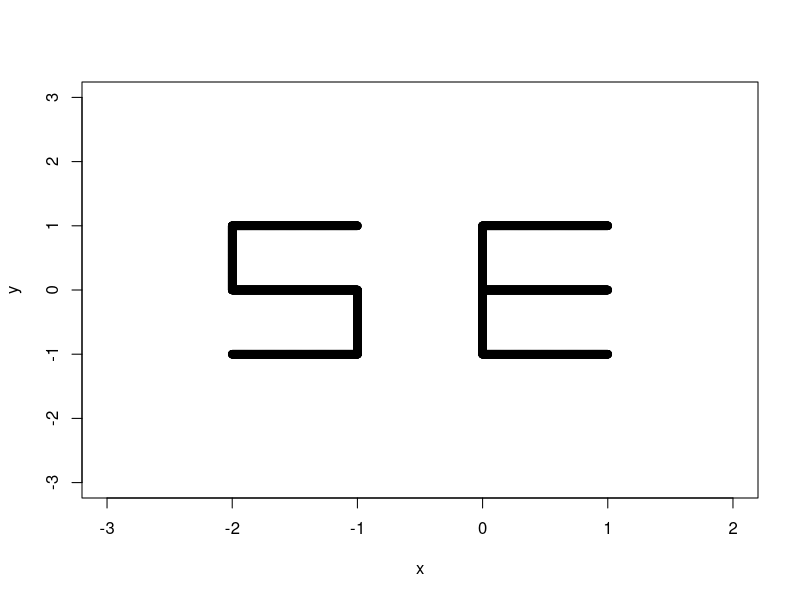
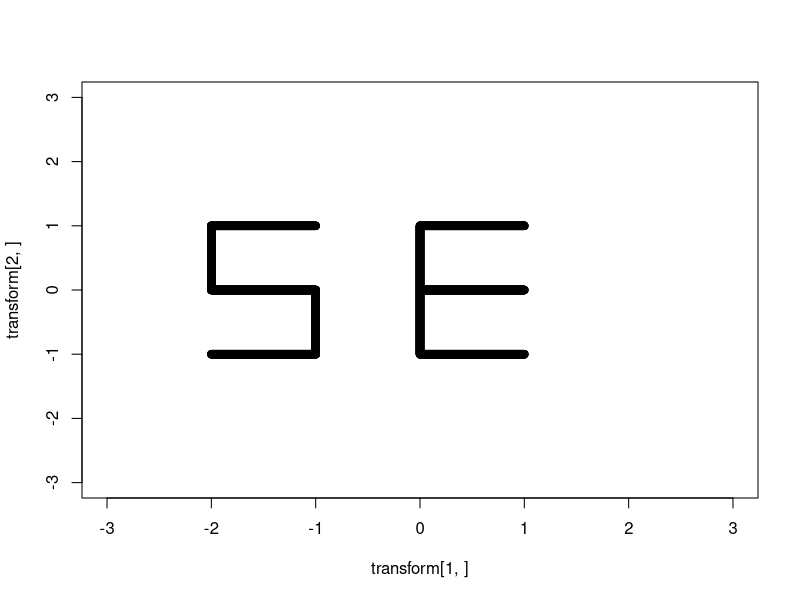
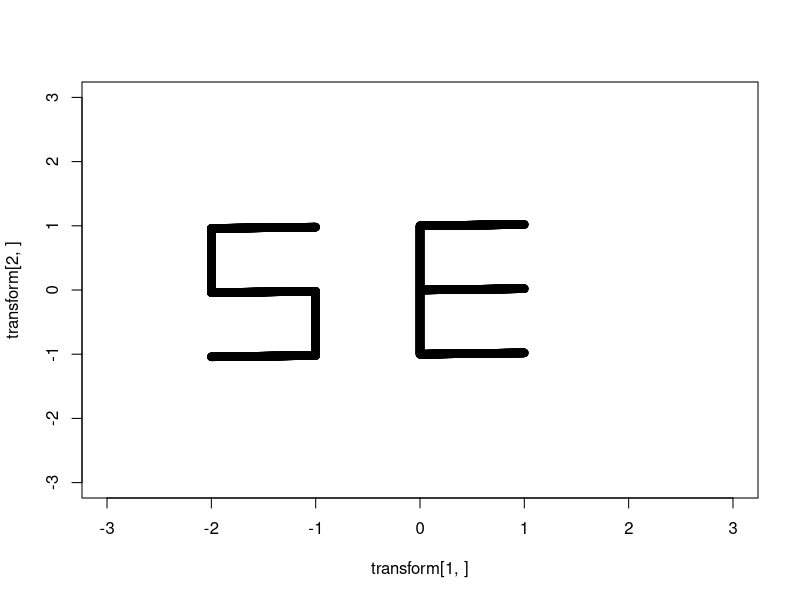
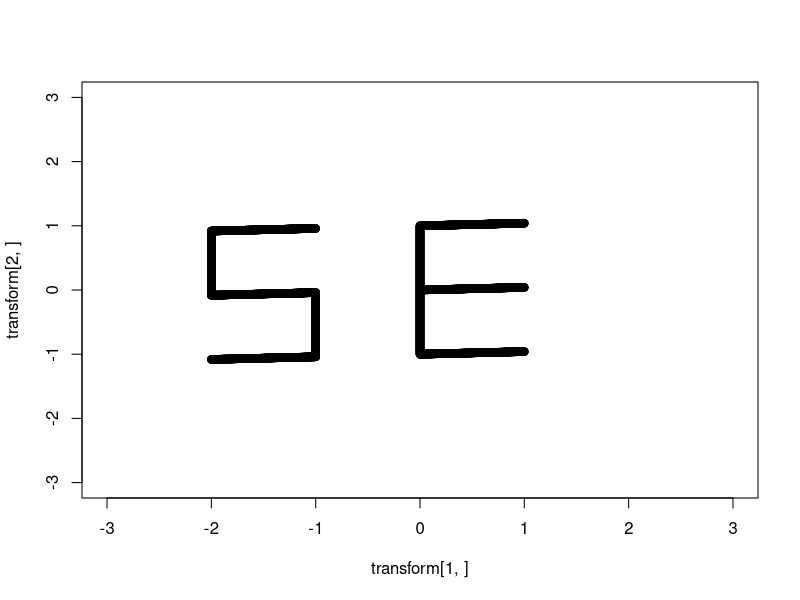
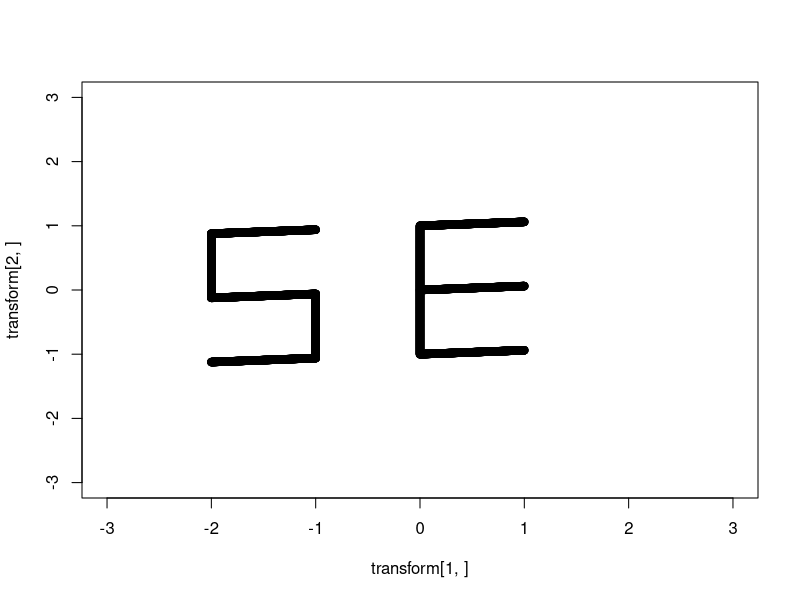
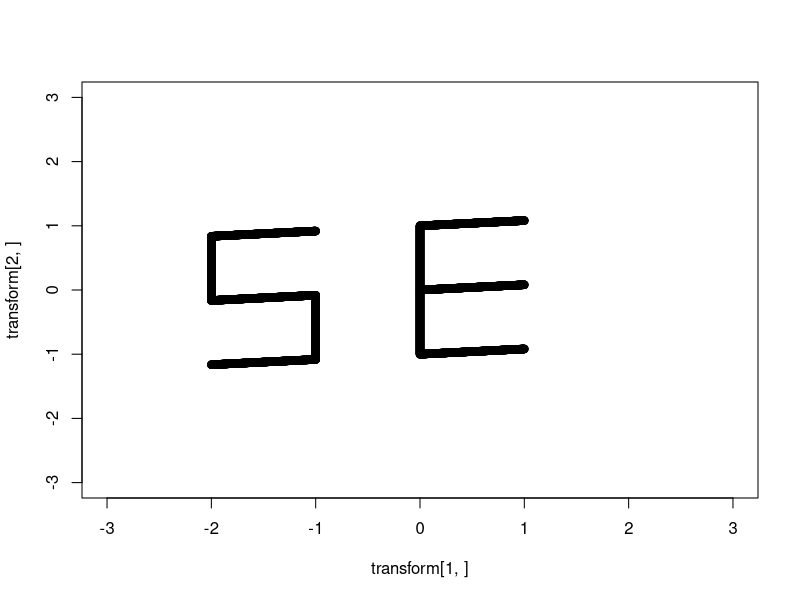
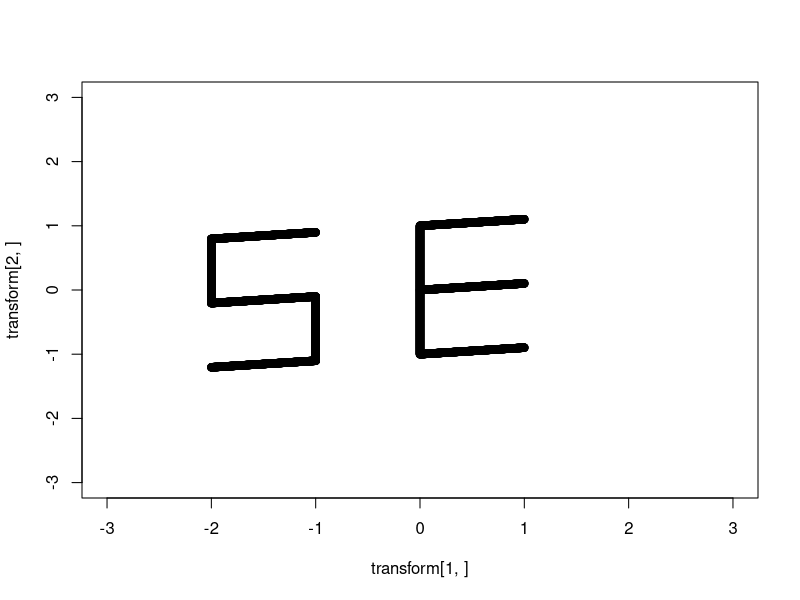
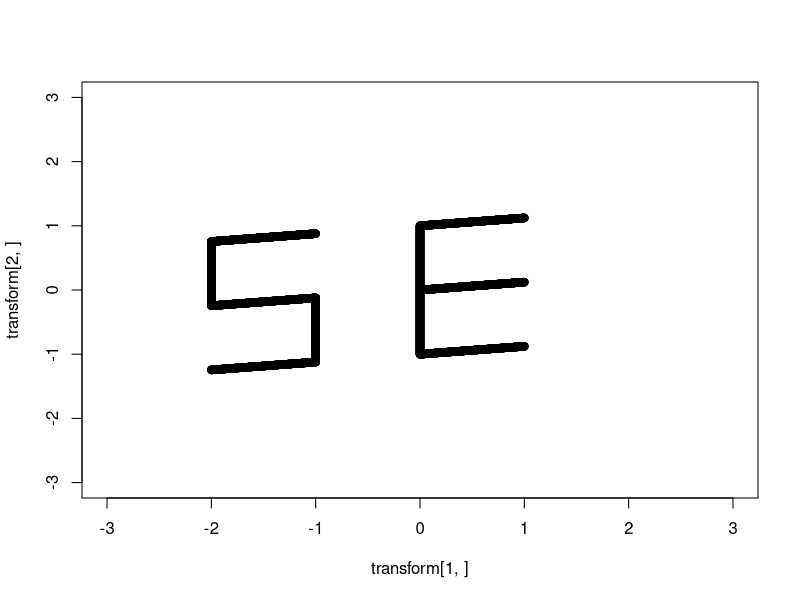

Write the R code that produced these figures, in order.
## ---- chunk 1
knitr::opts_chunk$set(echo = TRUE)
## ---- chunk 2
x <- c(rep(-2, 500), seq(-2, -1, length.out = 1000), rep(-1, 500), 
       seq(-2, -1, length.out = 1000), seq(-2, -1, length.out = 1000), 
       seq(0, 1, length.out = 1000), rep(0, 500), seq(0, 1, length.out = 1000),
       seq(0, 1, length.out = 1000))

y <- c(seq(0,1,length.out=500), rep(0,1000), seq(-1,0, length.out=500),
       rep(1,1000), rep(-1,1000), rep(0,1000), seq(-1,1,length.out=500), rep(1,1000),
       rep(-1,1000))
se <- rbind(x,y)
plot(y~x, xlim=c(-3,2), ylim=c(-3,3))
## ---- chunk 3
trans_matrix <- diag(2)
transformed_se <- trans_matrix %*% se
## ---- chunk 4
x11()
for (i in seq(0,1, length.out = 50)) {
  trans_matrix <- matrix(c(1, 0, i, 1), nrow=2, ncol=2)
  transform <- apply(se, 2, function(x) x %*% trans_matrix)
  plot(transform[2,] ~ transform[1,], xlim=c(-3, 3), ylim=c(-3, 3))
}
## ---- chunk 5
x11()
for (i in seq(1,3, length.out = 50)) {
  trans_matrix <- matrix(c(i, 0, 0, i), nrow=2, ncol=2)
  transform <- apply(se, 2, function(x) x %*% trans_matrix)
  plot(transform[2,] ~ transform[1,], xlim=c(-10,10), ylim=c(-10,10))
}
## ---- chunk 6
x11()
for (i in seq(1,10, length.out = 50)) {
  ext_se <- rbind(se, matrix(0, nrow = 1, ncol = ncol(se)))
  trans_matrix <- matrix(c(cos(i), sin(i), 0, -sin(i), cos(i), 0, 0, 0, 1), nrow=3, ncol=3)
  transform <- apply(ext_se, 2, function(x) x %*% trans_matrix)
  plot(transform[2,] ~ transform[1,], xlim=c(-3,3), ylim=c(-3,3))
}
## ---- chunk 7
x11()
for (i in seq(-1, 1, length.out = 50)) {
  ext_se <- rbind(se, matrix(0, nrow = 1, ncol = ncol(se)))
  trans_matrix <- matrix(c(i,0,0,0,1,0,0,0,1), nrow=3, ncol=3)
  transform <- apply(ext_se, 2, function(x) x %*% trans_matrix)
  plot(transform[2,] ~ transform[1,], xlim=c(-3,3), ylim=c(-3,3))
}
